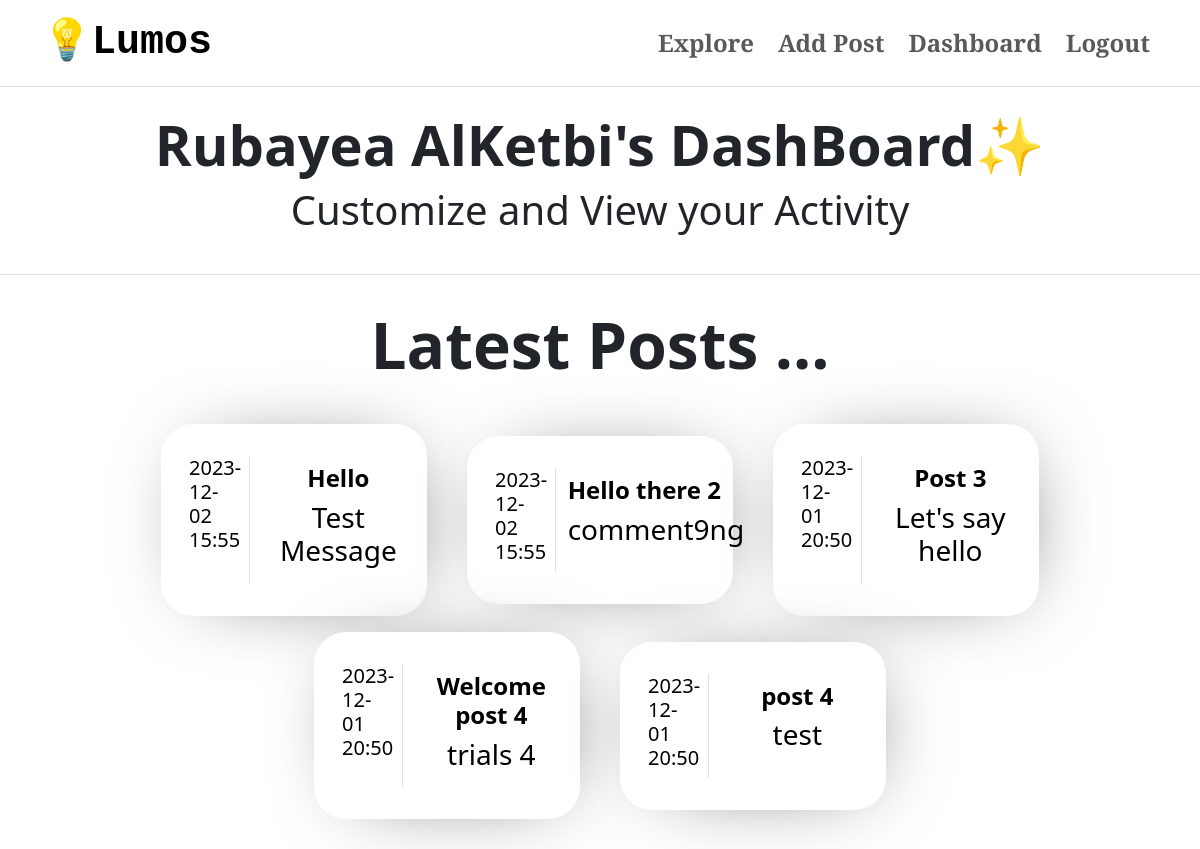
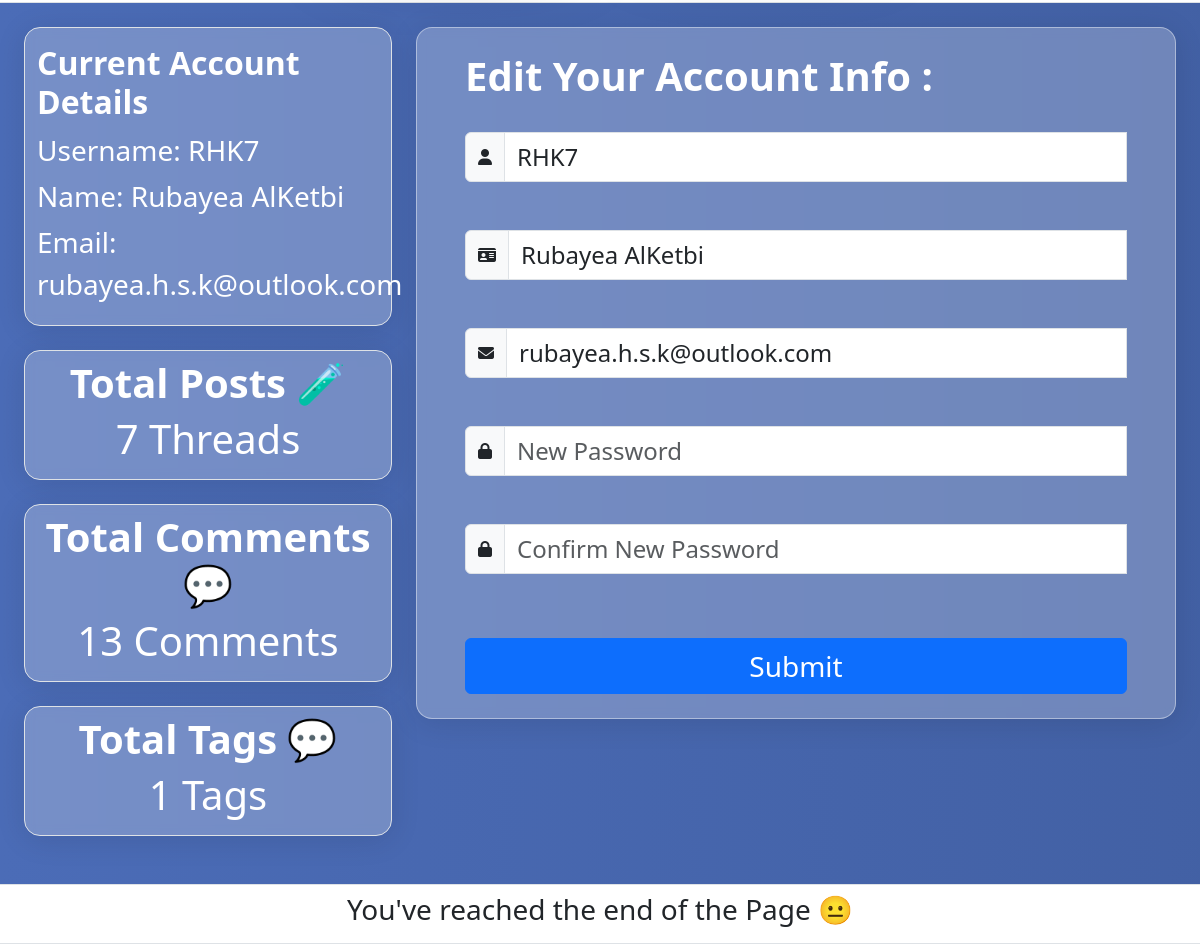
The page /dashboard (signed in) on the database its author committed (2 pictures, top to bottom).
### app/models.py (models this page shows, shortened)
class User(db.Model, UserMixin):
    id = db.Column(db.Integer, primary_key=True)
    name = db.Column(db.String(100), nullable=False)
    email = db.Column(db.String(100), unique=True, nullable=False)
    passwordHashed = db.Column(db.String(100), nullable=False)
    username = db.Column(db.String(20), unique=True, nullable=False)
    biography = db.Column(db.Text, nullable=True)
    avatar = db.Column(db.String(), nullable=True)
    posts = db.relationship('Post', backref='user', lazy=True)
    @property
    def password(self):
        raise AttributeError('password: write-only field , not readable')

class Post(db.Model):
    id = db.Column(db.Integer, primary_key=True)
    title = db.Column(db.String(100), nullable=False)
    caption = db.Column(db.Text, nullable=False)
    publish_date = db.Column(db.DateTime, default=datetime.utcnow())
    author_id = db.Column(db.Integer, db.ForeignKey('user.id'), nullable=False)
    tags = db.relationship('Tag', secondary='post_tag', backref=db.backref('posts', lazy='dynamic'))

### app/views.py (the view, shortened to what this page needs)
@app.route('/dashboard', methods=['GET', 'POST'])
@login_required
def userDash():
    user = User.query.filter_by(username=current_user.username).first()
    register_form = UserForm(obj=user)  # Populate form with user data
    posts = Post.query.filter_by(author_id=current_user.id).all()
    comments = Comment.query.filter_by(author_id=current_user.id).all()
    post_count = len(posts)
    comment_count = len(comments)
    tags = Tag.query.all()
    tag_count = 0
    for tag in tags:
        for post in posts:
            if tag in post.tags:
                tag_count += 1
    for post in posts:
        latest_posts = Post.query.filter_by(author_id=current_user.id).order_by(Post.publish_date.desc()).limit(5).all()
    return render_template("user_dash.html", user=user, register_form=register_form,
                           post_count=post_count, comment_count=comment_count, tag_count=tag_count,
                           latest_posts=latest_posts)

### app/forms.py
class UserForm(FlaskForm):
    fname = StringField('First Name', validators=[DataRequired()])
    lname = StringField('Last Name', validators=[DataRequired()])
    email = StringField('Email Address', validators=[DataRequired()])
    username = StringField('Username', validators=[DataRequired(),Length(min=4,max=20)])
    password = PasswordField('Password', validators=[DataRequired(),Length(min=8,max=20),EqualTo('confirm',message='Passwords must match')])
    confirm = PasswordField('Confirm Password', validators=[DataRequired()])
    profilePicture = FileField('Profile picture')
    registerButton = SubmitField('Register')

### app/views.py (called while the page is built)
@login_manager.user_loader
def load_user(id):
    return User.query.get(int(id))

### app/templates/user_dash.html (shortened to what this page needs)
{% extends "user_home.html" %}
{% block content %}
<div class="h-full">
    <div class="container-fluid border-top border-bottom py-4">
        <section class="container-sm my-auto text-center">
            <h1 class="display-4 fw-bold">{{ user.name }}'s DashBoard✨</h1>
            <p class="display-6 fw-light">Customize and View your Activity</p>
        </section>
    </div>
    <div class="container-fluid rounded-1 border-left d-grid ovingGradient ", style="width:100%; padding:1rem;">
        <h1 class="display-3 fw-bold p-3 m-6 text-center ">Latest Posts ...</h1>
        <div class="row d-flex justify-content-center align-items-center p-3 gap-3 m">
            {% for post in latest_posts %}
            <div class="col-md-3 growContainer">
                <a href="{{ url_for('post', post_id=post.id) }}" style="text-decoration:none; color:black;">
                <div class="container normalContainer" id="{{ post.id }}">
                    <div class="row">
                        <div class="col-md-4 border-end">
                            <h5 class="fw-light px-3">{{ post.publish_date.strftime('%Y-%m-%d %H:%M') }}</h5>
                        </div>
                        <div class="col-md-8 py-2">
                            <h4 class="fw-bold text-center">{{ post.title }}</h4>
                            <h3 class="fw-light text-center">{{ post.caption }}</h3>
                        </div>
                    </div>
                </div>
            </a>
            </div>
            {% endfor %}
        </div>
    </div>
    <div class="container-fluid border-top p-4 movingGradeient">
        <div class ="row d-flex">
            <div class="col-md-4">
                <div class = "container border glassContainer mb-4">
                    <div class ="row d-block">
                        <div class = "col-md-12 py-3">
                            <h3 class="fs-2 fw-bold text-white">Current Account Details</h3>
                            <p class="fs-3 text-white mb-1 fw-light"><strong>Username: </strong> {{ user.username }}</p>
                            <p class="fs-3 text-white mb-1 fw-light"><strong>Name: </strong> {{ user.name }}</p>
                            <p class="fs-3 text-white mb-1 fw-light"><strong>Email: </strong> {{ user.email }}</p>
                        </div>
                    </div>
                </div>
                <div class = "container border glassContainer my-4 text-center">
                    <div class ="row d-block">
                        <div class = "col-md-12 py-2">
                            <h3 class="fs-1 fw-bold text-white">Total Posts 🧪</h3>
                            <h1 class="fs-1 fw-light text-white">{{post_count}} Threads</h1>
                        </div>
                    </div>
                </div>
                <div class = "container border glassContainer my-4 text-center">
                    <div class ="row d-block">
                        <div class = "col-md-12 py-2">
                            <h3 class="fs-1 fw-bold text-white">Total Comments 💬</h3>
                            <h1 class="fs-1 fw-light text-white">{{comment_count}} Comments</h1>
                        </div>
                    </div>
                </div>
                <div class = "container border glassContainer my-4 text-center">
                    <div class ="row d-block">
                        <div class = "col-md-12 py-2">
                            <h3 class="fs-1 fw-bold text-white">Total Tags 💬</h3>
                            <h1 class="fs-1 fw-light text-white">{{tag_count}} Tags</h1>
                        </div>
                    </div>
                </div>
            </div>
            <div class="col-md-8">
                <div class="container glassContainer">
                    <div class ="row d-block">
                        <div class = "col-md-12 py-2 p-3 d-block justify-contents-center my-3 p-5">
                            <h3 class="fs-1 fw-bold text-white">Edit Your Account Info : </h3>
                            <form action="/edit_account" method="POST" class="">
                                <div class="mb-3 input-group my-3">
                                    <span class="input-group-text my-3"><i class="fa fa-user"></i></span>
                                    <input type="text" class="form-control fs-4 my-3" id="username" name="username" placeholder="Username" value="{{ user.username }}">
                                </div>
                                <div class="mb-3 input-group my-3">
                                    <span class="input-group-text my-3"><i class="fa fa-id-card"></i></span>
                                    <input type="text" class="form-control my-3 fs-4" id="name" name="name" placeholder="Full Name" value="{{ user.name }}">
                                </div>
                                <div class="mb-3 input-group my-3">
                                    <span class="input-group-text my-3"><i class="fa fa-envelope"></i></span>
                                    <input type="email" class="form-control fs-4 my-3" id="email" name="email" placeholder="Email Address" value="{{ user.email }}">
                                </div>
                                <div class="mb-3 input-group">
                                    <span class="input-group-text my-3"><i class="fa fa-lock"></i></span>
                                    <input type="password" class="form-control fs-4 my-3" id="password" name="password" placeholder="New Password">
                                </div>
                                <div class="mb-3 input-group">
                                    <span class="input-group-text my-3"><i class="fa fa-lock"></i></span>
                                    <input type="password" class="form-control fs-4 my-3" id="confirm_password" name="confirm_password" placeholder="Confirm New Password">
                                </div>
                                <div class="text-center mt-5">
                                    <button type="submit" class="btn btn-primary fs-3" style = "width:100%;">Submit</button>
                                </div>
                            </form>
                        </div>
                    </div>
                </div>
            </div>
        </div>
    </div>
    <nav class="navbar border-top border-bottom">
        <div class="d-flex justify-content-center align-items-center w-100">
            <h3 class="fw-light"> You've reached the end of the Page 😐 </h3>
        </div>
    </nav>
</div>
{% endblock content %}

### app/static/CSS/style.css (style rules this page uses)
:root { --black: #020100ff; --lapis-lazuli: #235789ff; --school-bus-yellow: #f1d302ff; --fire-engine-red: #c1292eff; --baby-powder: #fdfffcff; }
.glassContainer { background: rgba(255, 255, 255, 0.24); border-radius: 16px; box-shadow: 0 4px 30px rgba(0, 0, 0, 0.1); backdrop-filter: blur(5px); -webkit-backdrop-filter: blur(5px); border: 1px solid rgba(255, 255, 255, 0.42); }
.h-full { min-height: 100vh; }
.normalContainer { display: inline-flexbox; justify-content: center; align-items: center; margin: auto; padding: 2rem; border-radius: 2rem; background-color: white; max-width: 100%; max-height: 60%; -webkit-box-shadow: 9px 2px 83px -36px rgba(0,0,0,0.73); -moz-box-shadow: 9px 2px 83px -36px rgba(0,0,0,0.73); box-shadow: 9px 2px 83px -36px rgba(0,0,0,0.73); }
.growContainer { transition: transform .2s ease-in-out; }
.movingGradeient { justify-content: center; align-items: center; width: 100%; height: 100%; background: linear-gradient(90deg, #4b6cb7 0%, #182848 100%); background-size: 600% 600%; animation: animateBackground 10s infinite linear; }

### rows shown on the page
User: name "Rubayea AlKetbi", username "RHK7", email "rubayea.h.s.k@outlook.com"
Post: publish_date "2023-12-02 15:55", title "Hello", caption "Test Message"
Post: publish_date "2023-12-02 15:55", title "Hello there 2", caption "comment9ng"
Post: publish_date "2023-12-01 20:50", title "Post 3", caption "Let's say hello"
Post: publish_date "2023-12-01 20:50", title "Welcome post 4", caption "trials 4"
Post: publish_date "2023-12-01 20:50", title "post 4", caption "test"

### other values the page prints
{{ post_count }} "7"
{{ comment_count }} "13"
{{ tag_count }} "1"
